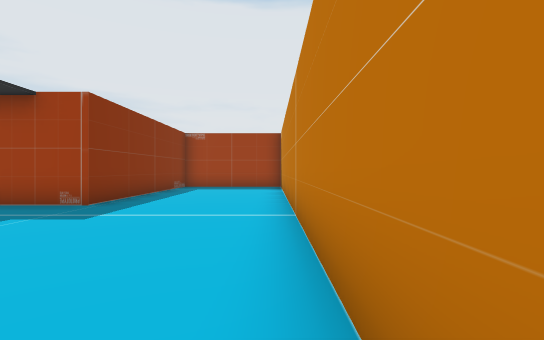
view 1 (above)

17 first-person views from a walk through a Unity game level. The camera is 1.5 m above the floor, looks level and sees 85° across. The floor is counted in squares, 2 m on a side. Each view is taken from the middle of a square. On the plan, view 1 faces up. The plan holds only what a view shows up to about 10 squares ahead; the rest is blank. The place goes on beyond the plan. The player character is not drawn.

view 2
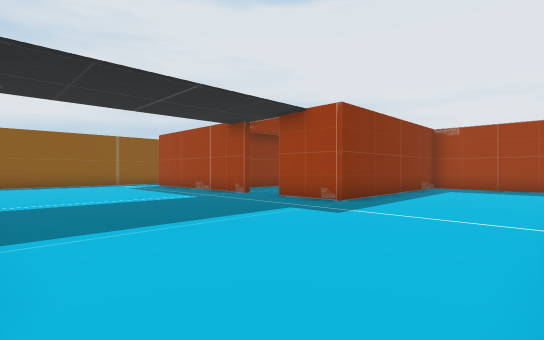

view 3
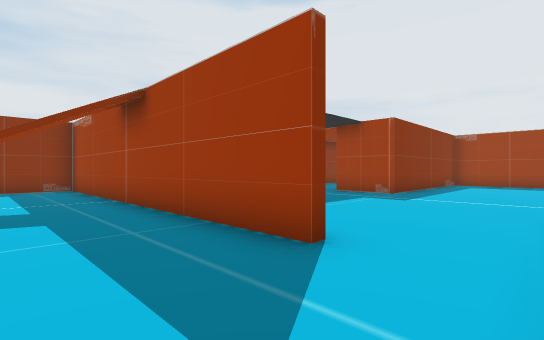

view 4
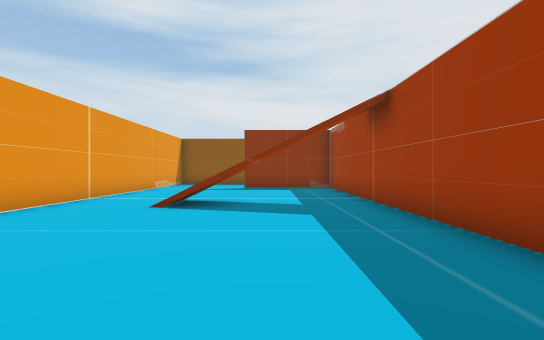

view 5
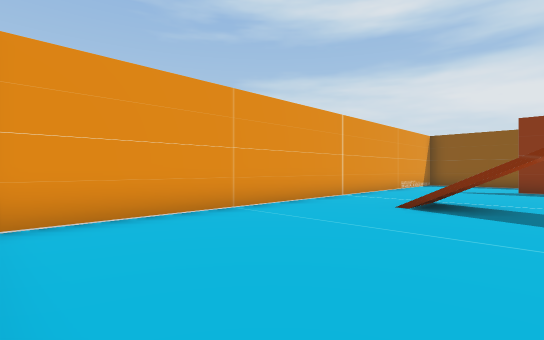

view 6
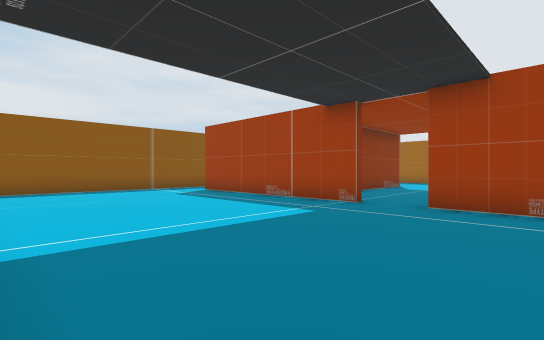

view 7
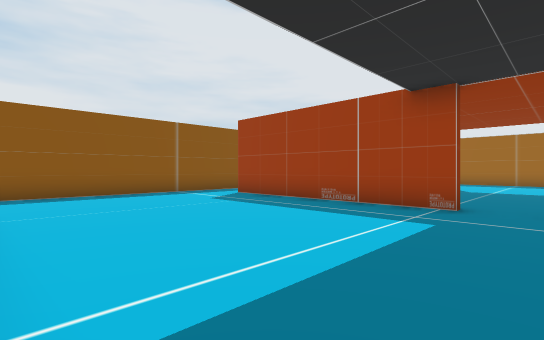

view 8
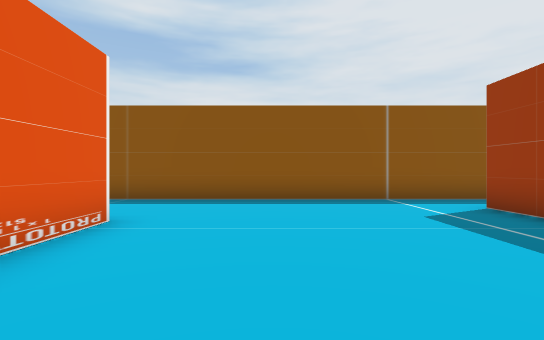

view 9
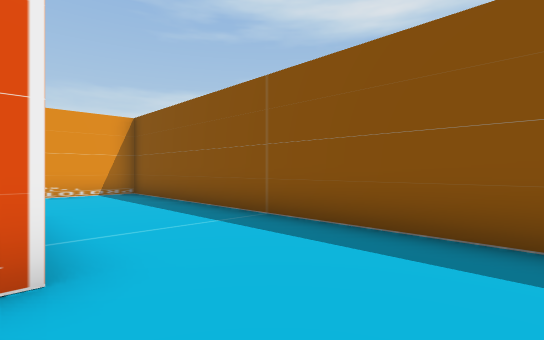

view 10
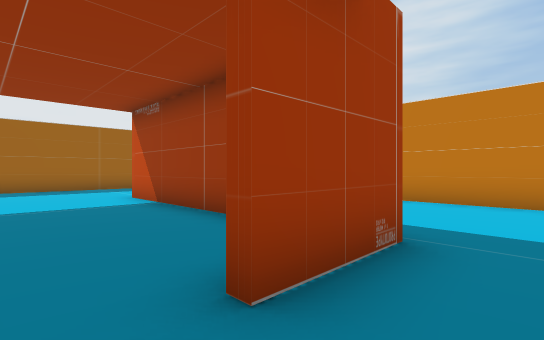

view 11
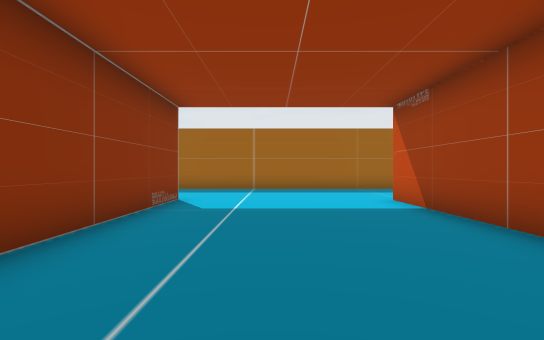

view 12
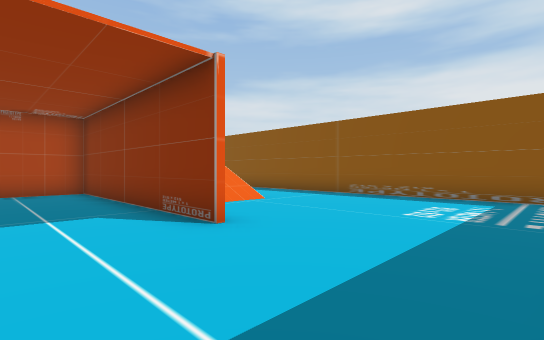

view 13
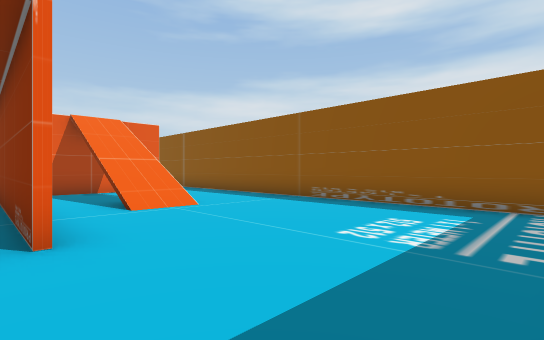

view 14
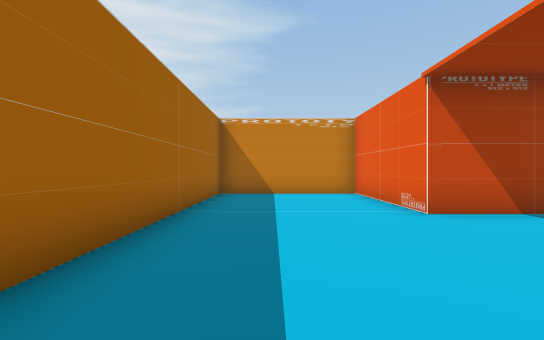

view 15
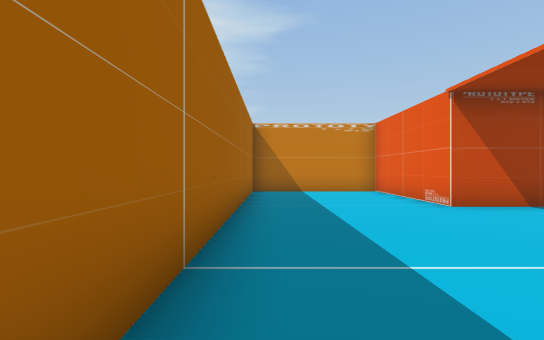

view 16
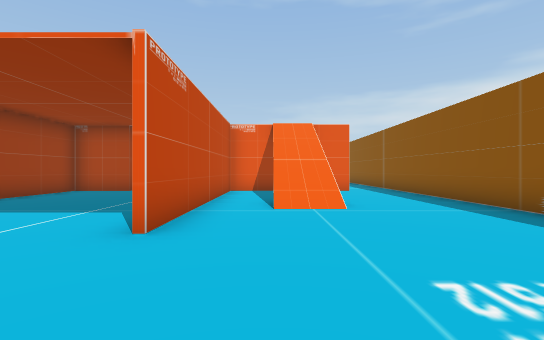

view 17
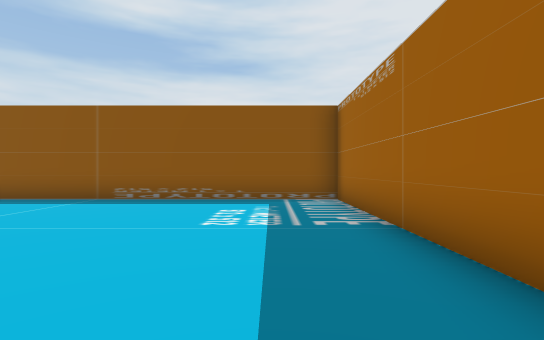

### Floor plan
Ten units are one square. View 1 is at (0, 0); x grows to the right and y downward. Boxes are objects, and circles mark ways between rooms. Rooms are numbered by the first view taken in them; rooms with no view inside come last. Other rooms are left out.
<svg viewBox="-161 -182 170 264">
<path fill="none" stroke="#000" d="M-60 34 -60 45M-18 6 -118 6M-122 10 -122 41M-124 4 -105 4M-74 -62 -138 -62M4 -4 4 -98M-100 77 -1 77M-156 -65 -156 77 -132 77M-38 -104 -38 -62 -60 -62M-5 -131 -10 -131M-94 -136 -94 -64 -74 -64M-95 -71 -95 -136M-40 -70 -40 -134 4 -134 4 -177 -156 -177 -156 -65M-122 -64 -105 -64"/>
<circle cx="-145" cy="-60" r="3" fill="#2a7"/>
<circle cx="-65" cy="-60" r="3" fill="#2a7"/>
<text x="-70" y="0">1</text>
<text x="-80" y="-130">2</text>
</svg>
Room 1 opens to room 2.

Where each view was taken, in squares from view 1:
view 1: 0 up, 0 right, facing up
view 2: 0 up, 0 right, facing up-left
view 3: 3 down, 0 right, facing up-left
view 4: 3 down, 0 right, facing left
view 5: 3 down, 0 right, facing down-left
view 6: 0 up, 4 left, facing up-left
view 7: 0 up, 6 left, facing up-left
view 8: 2 up, 8 left, facing left
view 9: 2 up, 12 left, facing down-left
view 10: 5 up, 7 left, facing up-right
view 11: 6 up, 7 left, facing up
view 12: 17 up, 7 left, facing down-left
view 13: 17 up, 9 left, facing down-left
view 14: 16 up, 9 left, facing right
view 15: 17 up, 10 left, facing right
view 16: 17 up, 11 left, facing down
view 17: 16 up, 8 left, facing left
